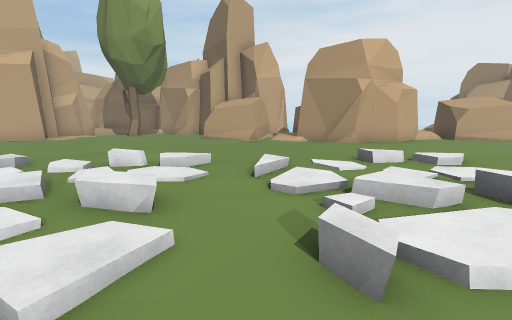
view 1 (above)

24 first-person views from a walk through a scene from a Unity 3-D project. The camera is 1.3 m above the floor, tilts 10° down and sees 85° across. Doors are open. The floor is counted in squares, 1 m on a side. Each view is taken from the middle of a square. On the plan, view 1 faces up. The plan holds only what a view shows up to about 13 squares ahead; the rest is blank. The place goes on beyond the plan. The player character is not drawn. Some animated figures are left out. Some surface patterns are stand-ins.

view 2
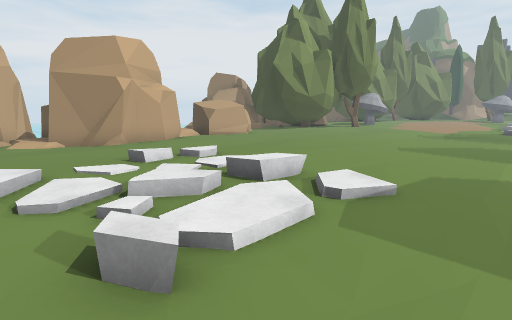

view 3
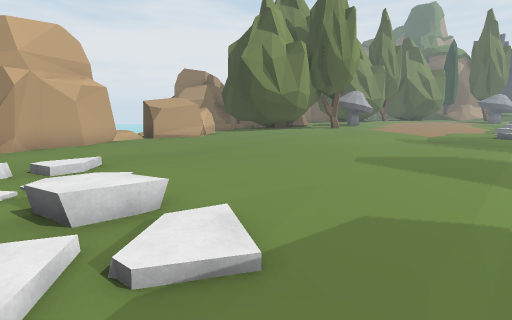

view 4
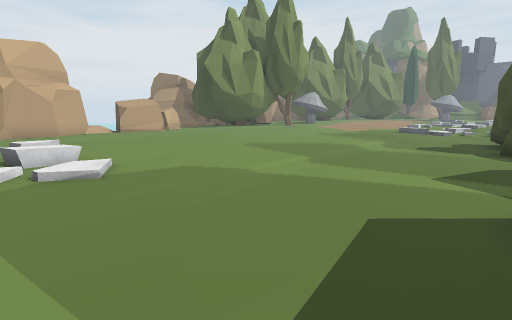

view 5
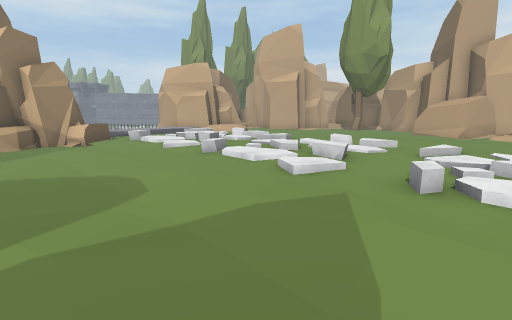

view 6
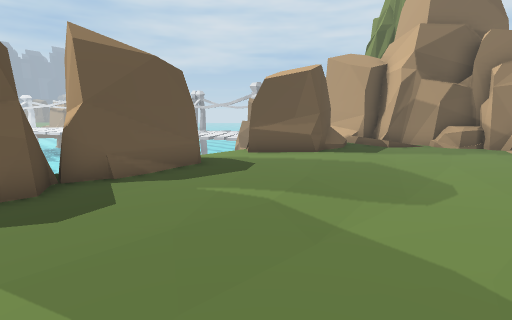

view 7
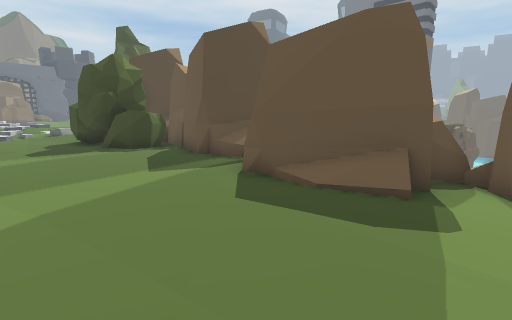

view 8
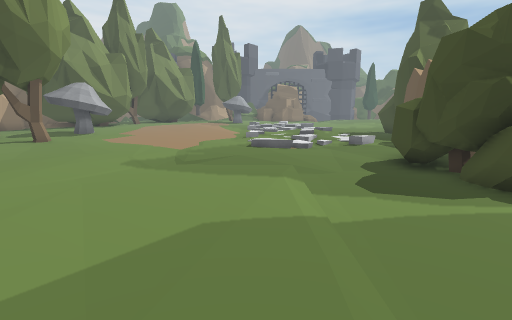

view 9
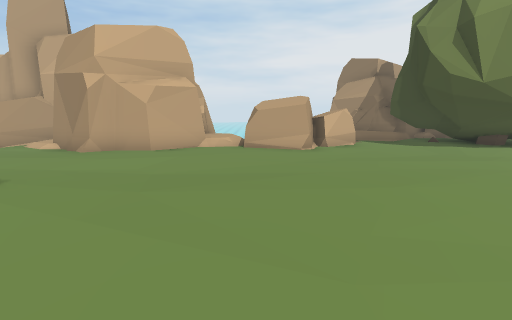

view 10
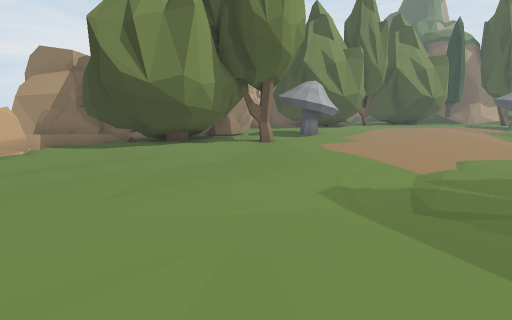

view 11
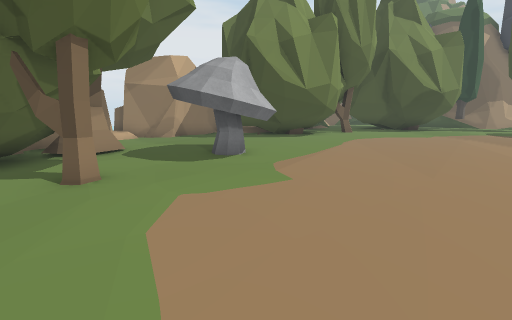

view 12
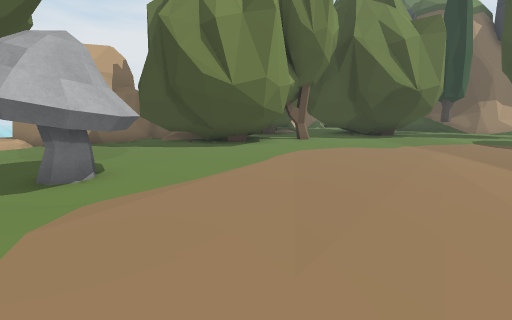

view 13
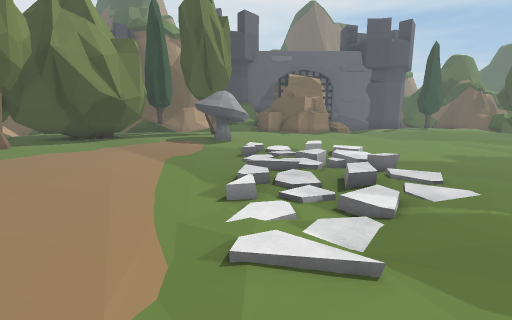

view 14
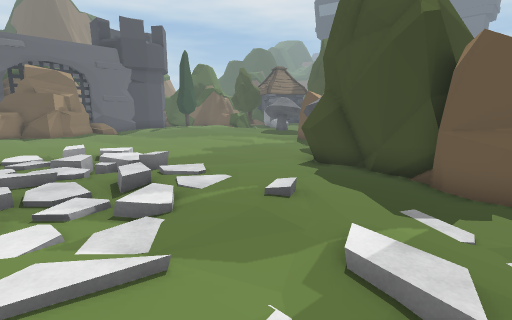

view 15
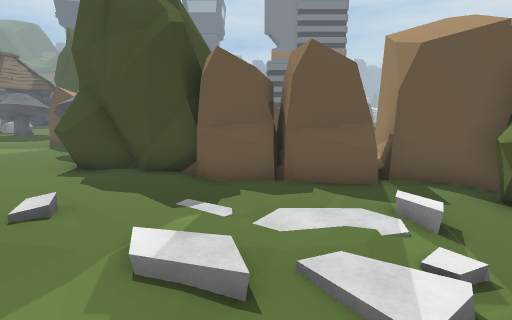

view 16
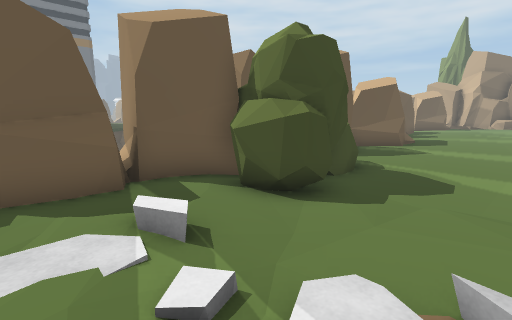

view 17
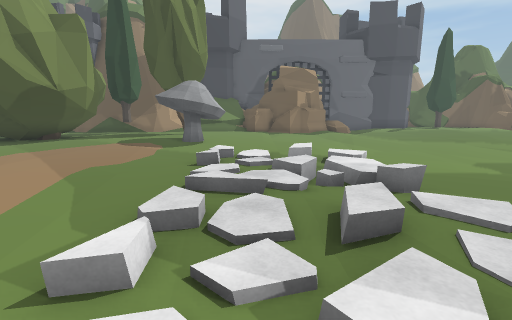

view 18
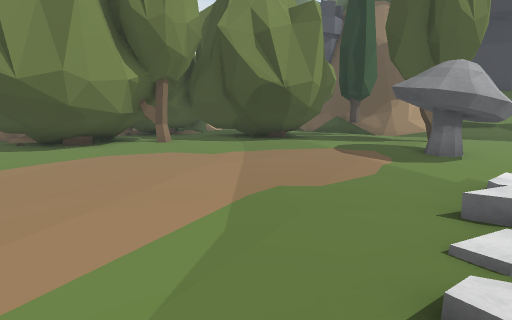

view 19
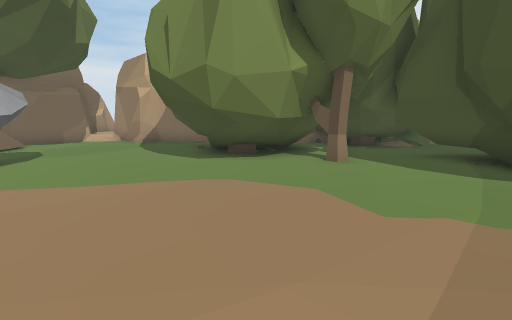

view 20
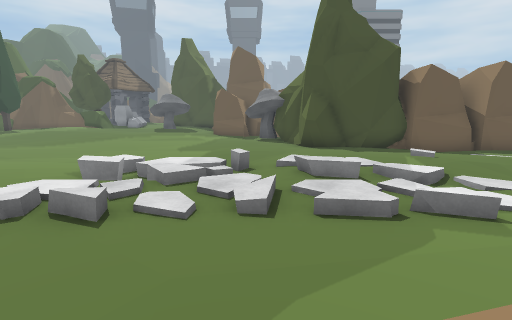

view 21
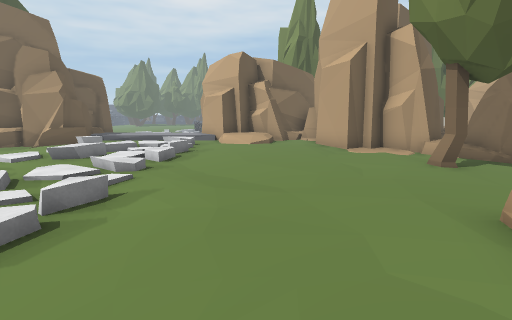

view 22
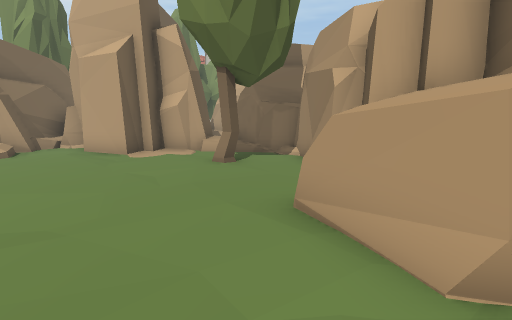

view 23
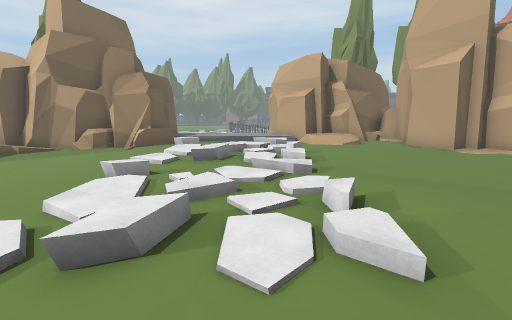

view 24
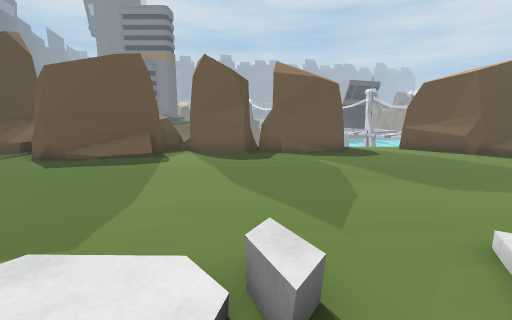

### Floor plan
Key: @ floor where view 1 was taken; # wall or solid block; x gap in a wall; . main floor; : floor 0.25 m higher than the main floor; - floor 0.25 m lower than the main floor; / step, stairs or slope; = window, fence, low wall or low ledge; v drop or lower ground; T tree; R rock; O other object.
Columns run from 12 left of view 1 to 38 right of it. Each row starts with its distance up from view 1.
 17    ####                   OOO     ########    T
 16    #O#####                 #TT  ###.....TT    TT
 15    #.... ##  ##    #      .TTT   T.....:TTT    TTTT
 14   ##.TT...OOO##    #:OO OO..TT  TTT.::::TT  TTTTTT
 13   # ......OOO/#    #:OOOOO..TTT TTT.::::TTTTTTTTT
 12 ###.......OOO/##  ##.OOO....TTTTTT..  ::TTTTTT:TTT
 11 .........::.O..####.........TTTTT::###:::TTTTT:TTT
 10 ................................T..###:::::::::TTT
  9 O........:::::::::...............::###:::::::::TTTT
  8 O.........::::::..................::::::::::::::TTT
  7 ...........:::::::.................::::::::::::::TT
  6    ///./:////:://:::...............::::::::::::::::
  5     ///:/:::/:.:::::...............::::::::::::::::
  4     //..///..////...................::::::::::::.#
  3     ./..//././//...................::::::::::...###
  2  .///:./////./////...............:.::::::::.....###
  1 OO............................./.// :::////:///.. #
  0 OO..........@........///////.../::::::./::/:.  ....
 -1 OO.........................-...////:::///.///R//...
 -2 OO...............................::/::::./// RR...
 -3 ##---.....................TTTT../::::/::////   -...
 -4 ##/--..............##....TTTTT......::::.......----
 -5  #/--##......----####.###TTTT###=.............-----
 -6  ######--.-==#####  #x##############..........----.
 -7       ##--#####       #          ###TTTTT..........
 -8        v==#           #           # TTTTT..........

Positions as (right, up) in squares from view 1, and headings:
1: (0, 0), facing up
2: (0, 0), facing up-right
3: (3, 0), facing up-right
4: (3, -4), facing up-right
5: (2, -3), facing up-left
6: (2, 0), facing down-left
7: (3, 0), facing down-right
8: (9, 1), facing right
9: (9, 2), facing up
10: (12, 2), facing up-right
11: (19, 4), facing up-right
12: (23, 4), facing up-right
13: (22, 1), facing right
14: (22, 1), facing down-right
15: (22, 1), facing down
16: (21, 0), facing down-left
17: (25, 0), facing right
18: (28, 1), facing up-right
19: (31, 4), facing up
20: (30, 5), facing down
21: (1, 9), facing left
22: (0, 9), facing up-left
23: (1, 5), facing left
24: (1, 4), facing down
